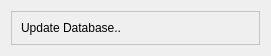
<ui version="4.0" >
 <class>dbUpdateDialog</class>
 <widget class="QWidget" name="dbUpdateDialog" >
  <property name="geometry" >
   <rect>
    <x>0</x>
    <y>0</y>
    <width>271</width>
    <height>56</height>
   </rect>
  </property>
  <property name="windowTitle" >
   <string>Database Update</string>
  </property>
  <property name="windowIcon" >
   <iconset resource="qtpacman.qrc" >:/Icons/icons/shaman/shaman-yellow-icon-32.png</iconset>
  </property>
  <layout class="QGridLayout" >
   <item row="0" column="0" colspan="2" >
    <widget class="QFrame" name="frame" >
     <property name="sizePolicy" >
      <sizepolicy vsizetype="Minimum" hsizetype="Minimum" >
       <horstretch>0</horstretch>
       <verstretch>0</verstretch>
      </sizepolicy>
     </property>
     <property name="palette" >
      <palette>
       <active>
        <colorrole role="WindowText" >
         <brush brushstyle="SolidPattern" >
          <color alpha="255" >
           <red>0</red>
           <green>0</green>
           <blue>0</blue>
          </color>
         </brush>
        </colorrole>
        <colorrole role="Button" >
         <brush brushstyle="SolidPattern" >
          <color alpha="255" >
           <red>255</red>
           <green>255</green>
           <blue>255</blue>
          </color>
         </brush>
        </colorrole>
        <colorrole role="Light" >
         <brush brushstyle="SolidPattern" >
          <color alpha="255" >
           <red>255</red>
           <green>255</green>
           <blue>255</blue>
          </color>
         </brush>
        </colorrole>
        <colorrole role="Midlight" >
         <brush brushstyle="SolidPattern" >
          <color alpha="255" >
           <red>255</red>
           <green>255</green>
           <blue>255</blue>
          </color>
         </brush>
        </colorrole>
        <colorrole role="Dark" >
         <brush brushstyle="SolidPattern" >
          <color alpha="255" >
           <red>127</red>
           <green>127</green>
           <blue>127</blue>
          </color>
         </brush>
        </colorrole>
        <colorrole role="Mid" >
         <brush brushstyle="SolidPattern" >
          <color alpha="255" >
           <red>170</red>
           <green>170</green>
           <blue>170</blue>
          </color>
         </brush>
        </colorrole>
        <colorrole role="Text" >
         <brush brushstyle="SolidPattern" >
          <color alpha="255" >
           <red>0</red>
           <green>0</green>
           <blue>0</blue>
          </color>
         </brush>
        </colorrole>
        <colorrole role="BrightText" >
         <brush brushstyle="SolidPattern" >
          <color alpha="255" >
           <red>255</red>
           <green>255</green>
           <blue>255</blue>
          </color>
         </brush>
        </colorrole>
        <colorrole role="ButtonText" >
         <brush brushstyle="SolidPattern" >
          <color alpha="255" >
           <red>0</red>
           <green>0</green>
           <blue>0</blue>
          </color>
         </brush>
        </colorrole>
        <colorrole role="Base" >
         <brush brushstyle="SolidPattern" >
          <color alpha="255" >
           <red>255</red>
           <green>255</green>
           <blue>255</blue>
          </color>
         </brush>
        </colorrole>
        <colorrole role="Window" >
         <brush brushstyle="SolidPattern" >
          <color alpha="255" >
           <red>255</red>
           <green>255</green>
           <blue>255</blue>
          </color>
         </brush>
        </colorrole>
        <colorrole role="Shadow" >
         <brush brushstyle="SolidPattern" >
          <color alpha="255" >
           <red>0</red>
           <green>0</green>
           <blue>0</blue>
          </color>
         </brush>
        </colorrole>
        <colorrole role="AlternateBase" >
         <brush brushstyle="SolidPattern" >
          <color alpha="255" >
           <red>255</red>
           <green>255</green>
           <blue>255</blue>
          </color>
         </brush>
        </colorrole>
       </active>
       <inactive>
        <colorrole role="WindowText" >
         <brush brushstyle="SolidPattern" >
          <color alpha="255" >
           <red>0</red>
           <green>0</green>
           <blue>0</blue>
          </color>
         </brush>
        </colorrole>
        <colorrole role="Button" >
         <brush brushstyle="SolidPattern" >
          <color alpha="255" >
           <red>255</red>
           <green>255</green>
           <blue>255</blue>
          </color>
         </brush>
        </colorrole>
        <colorrole role="Light" >
         <brush brushstyle="SolidPattern" >
          <color alpha="255" >
           <red>255</red>
           <green>255</green>
           <blue>255</blue>
          </color>
         </brush>
        </colorrole>
        <colorrole role="Midlight" >
         <brush brushstyle="SolidPattern" >
          <color alpha="255" >
           <red>255</red>
           <green>255</green>
           <blue>255</blue>
          </color>
         </brush>
        </colorrole>
        <colorrole role="Dark" >
         <brush brushstyle="SolidPattern" >
          <color alpha="255" >
           <red>127</red>
           <green>127</green>
           <blue>127</blue>
          </color>
         </brush>
        </colorrole>
        <colorrole role="Mid" >
         <brush brushstyle="SolidPattern" >
          <color alpha="255" >
           <red>170</red>
           <green>170</green>
           <blue>170</blue>
          </color>
         </brush>
        </colorrole>
        <colorrole role="Text" >
         <brush brushstyle="SolidPattern" >
          <color alpha="255" >
           <red>0</red>
           <green>0</green>
           <blue>0</blue>
          </color>
         </brush>
        </colorrole>
        <colorrole role="BrightText" >
         <brush brushstyle="SolidPattern" >
          <color alpha="255" >
           <red>255</red>
           <green>255</green>
           <blue>255</blue>
          </color>
         </brush>
        </colorrole>
        <colorrole role="ButtonText" >
         <brush brushstyle="SolidPattern" >
          <color alpha="255" >
           <red>0</red>
           <green>0</green>
           <blue>0</blue>
          </color>
         </brush>
        </colorrole>
        <colorrole role="Base" >
         <brush brushstyle="SolidPattern" >
          <color alpha="255" >
           <red>255</red>
           <green>255</green>
           <blue>255</blue>
          </color>
         </brush>
        </colorrole>
        <colorrole role="Window" >
         <brush brushstyle="SolidPattern" >
          <color alpha="255" >
           <red>255</red>
           <green>255</green>
           <blue>255</blue>
          </color>
         </brush>
        </colorrole>
        <colorrole role="Shadow" >
         <brush brushstyle="SolidPattern" >
          <color alpha="255" >
           <red>0</red>
           <green>0</green>
           <blue>0</blue>
          </color>
         </brush>
        </colorrole>
        <colorrole role="AlternateBase" >
         <brush brushstyle="SolidPattern" >
          <color alpha="255" >
           <red>255</red>
           <green>255</green>
           <blue>255</blue>
          </color>
         </brush>
        </colorrole>
       </inactive>
       <disabled>
        <colorrole role="WindowText" >
         <brush brushstyle="SolidPattern" >
          <color alpha="255" >
           <red>127</red>
           <green>127</green>
           <blue>127</blue>
          </color>
         </brush>
        </colorrole>
        <colorrole role="Button" >
         <brush brushstyle="SolidPattern" >
          <color alpha="255" >
           <red>255</red>
           <green>255</green>
           <blue>255</blue>
          </color>
         </brush>
        </colorrole>
        <colorrole role="Light" >
         <brush brushstyle="SolidPattern" >
          <color alpha="255" >
           <red>255</red>
           <green>255</green>
           <blue>255</blue>
          </color>
         </brush>
        </colorrole>
        <colorrole role="Midlight" >
         <brush brushstyle="SolidPattern" >
          <color alpha="255" >
           <red>255</red>
           <green>255</green>
           <blue>255</blue>
          </color>
         </brush>
        </colorrole>
        <colorrole role="Dark" >
         <brush brushstyle="SolidPattern" >
          <color alpha="255" >
           <red>127</red>
           <green>127</green>
           <blue>127</blue>
          </color>
         </brush>
        </colorrole>
        <colorrole role="Mid" >
         <brush brushstyle="SolidPattern" >
          <color alpha="255" >
           <red>170</red>
           <green>170</green>
           <blue>170</blue>
          </color>
         </brush>
        </colorrole>
        <colorrole role="Text" >
         <brush brushstyle="SolidPattern" >
          <color alpha="255" >
           <red>127</red>
           <green>127</green>
           <blue>127</blue>
          </color>
         </brush>
        </colorrole>
        <colorrole role="BrightText" >
         <brush brushstyle="SolidPattern" >
          <color alpha="255" >
           <red>255</red>
           <green>255</green>
           <blue>255</blue>
          </color>
         </brush>
        </colorrole>
        <colorrole role="ButtonText" >
         <brush brushstyle="SolidPattern" >
          <color alpha="255" >
           <red>127</red>
           <green>127</green>
           <blue>127</blue>
          </color>
         </brush>
        </colorrole>
        <colorrole role="Base" >
         <brush brushstyle="SolidPattern" >
          <color alpha="255" >
           <red>255</red>
           <green>255</green>
           <blue>255</blue>
          </color>
         </brush>
        </colorrole>
        <colorrole role="Window" >
         <brush brushstyle="SolidPattern" >
          <color alpha="255" >
           <red>255</red>
           <green>255</green>
           <blue>255</blue>
          </color>
         </brush>
        </colorrole>
        <colorrole role="Shadow" >
         <brush brushstyle="SolidPattern" >
          <color alpha="255" >
           <red>0</red>
           <green>0</green>
           <blue>0</blue>
          </color>
         </brush>
        </colorrole>
        <colorrole role="AlternateBase" >
         <brush brushstyle="SolidPattern" >
          <color alpha="255" >
           <red>255</red>
           <green>255</green>
           <blue>255</blue>
          </color>
         </brush>
        </colorrole>
       </disabled>
      </palette>
     </property>
     <property name="autoFillBackground" >
      <bool>false</bool>
     </property>
     <property name="frameShape" >
      <enum>QFrame::StyledPanel</enum>
     </property>
     <property name="frameShadow" >
      <enum>QFrame::Sunken</enum>
     </property>
     <layout class="QGridLayout" >
      <item row="0" column="0" >
       <widget class="QLabel" name="label_9" >
        <property name="text" >
         <string>Update Database..</string>
        </property>
       </widget>
      </item>
      <item row="0" column="1" >
       <widget class="QLabel" name="label_10" >
        <property name="sizePolicy" >
         <sizepolicy vsizetype="Maximum" hsizetype="Maximum" >
          <horstretch>0</horstretch>
          <verstretch>0</verstretch>
         </sizepolicy>
        </property>
        <property name="text" >
         <string/>
        </property>
        <property name="textFormat" >
         <enum>Qt::AutoText</enum>
        </property>
        <property name="pixmap" >
         <pixmap resource="qtpacman.qrc" >:/Icons/icons/view-refresh.png</pixmap>
        </property>
        <property name="scaledContents" >
         <bool>true</bool>
        </property>
       </widget>
      </item>
     </layout>
    </widget>
   </item>
  </layout>
 </widget>
 <resources>
  <include location="qtpacman.qrc" />
 </resources>
 <connections/>
</ui>
